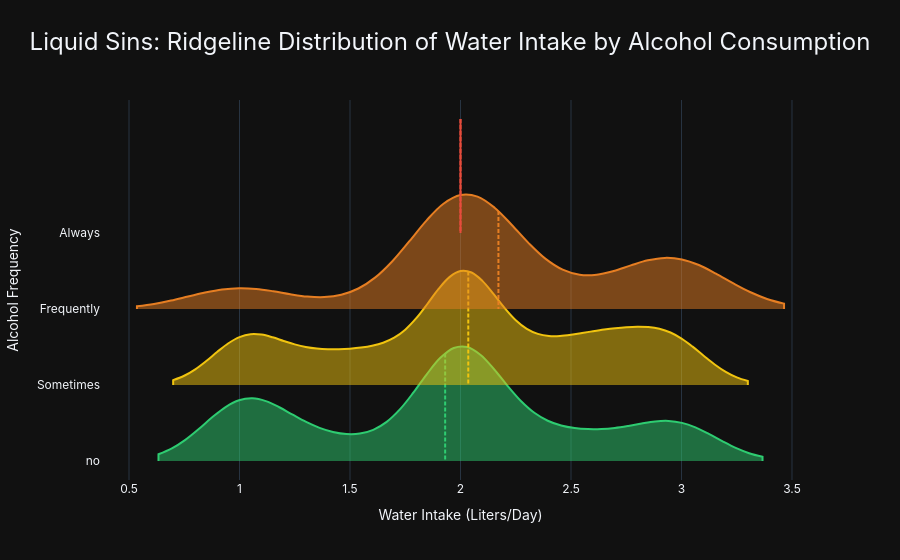

This figure's notebook cell:
### Markdown cell above
## 3. Liquid Sins: Alcohol Consumption vs. Water Intake
Explore whether frequent alcohol consumers (CALC) maintain adequate daily water intake (CH2O).

### Code cell
import plotly.graph_objects as go
import numpy as np

# 3. Liquid Sins: Alcohol vs. Water Intake (Upgraded to Ridgeline Plot)
categories = ['no', 'Sometimes', 'Frequently', 'Always']
colors = ['#2ecc71', '#f1c40f', '#e67e22', '#e74c3c'] # Green to Red palette

fig3 = go.Figure()

for cat, color in zip(categories, colors):
    df_cat = df[df['CALC'] == cat]
    fig3.add_trace(go.Violin(
        x=df_cat['CH2O'],
        line_color=color,
        name=cat,
        orientation='h',
        side='positive',
        width=3,
        points=False,
        meanline_visible=True
    ))

fig3.update_layout(
    title="Liquid Sins: Ridgeline Distribution of Water Intake by Alcohol Consumption",
    xaxis_title="Water Intake (Liters/Day)",
    yaxis_title="Alcohol Frequency",
    template="plotly_dark",
    font_family="Inter",
    title_x=0.5,
    title_font_size=24,
    violingap=0,
    violingroupgap=0,
    violinmode='overlay',
    showlegend=False
)

fig3.update_yaxes(categoryorder='array', categoryarray=categories)

fig3.show()

### Figure 1 — Plotly figure (JSON) as saved in the notebook; plotly's stock layout.template omitted (floating-point values rounded to 4 significant figures; data arrays with more than 128 entries replaced by an {"elided": "..."} marker saying what was removed)
{"data": [{"line": {"color": "#2ecc71"}, "meanline": {"visible": true}, "name": "no", "orientation": "h", "points": false, "side": "positive", "type": "violin", "width": 3, "x": {"elided": "639 float values"}}, {"line": {"color": "#f1c40f"}, "meanline": {"visible": true}, "name": "Sometimes", "orientation": "h", "points": false, "side": "positive", "type": "violin", "width": 3, "x": {"elided": "1401 float values"}}, {"line": {"color": "#e67e22"}, "meanline": {"visible": true}, "name": "Frequently", "orientation": "h", "points": false, "side": "positive", "type": "violin", "width": 3, "x": [2.0, 2.0, 2.0, 2.0, 2.0, 2.0, 2.0, 2.0, 2.0, 3.0, 1.0, 2.0, 3.0, 2.0, 2.0, 2.0, 2.0, 2.0, 3.0, 3.0, 2.0, 2.0, 1.0, 2.0, 2.0, 2.0, 3.0, 3.0, 2.0, 3.0, 2.0, 3.0, 2.0, 2.0, 1.0, 2.0, 1.0, 1.0, 1.0, 2.0, 2.0, 2.0, 1.0, 3.0, 2.0, 2.208, 3.0, 2.426, 2.045, 2.813, 2.782, 2.123, 2.005, 2.21, 1.7, 2.27, 2.0, 1.508, 2.147, 1.931, 3.0, 2.166, 2.457, 3.0, 2.852, 2.185, 2.642, 2.924, 2.691, 2.929]}, {"line": {"color": "#e74c3c"}, "meanline": {"visible": true}, "name": "Always", "orientation": "h", "points": false, "side": "positive", "type": "violin", "width": 3, "x": [2.0]}], "layout": {"font": {"family": "Inter"}, "showlegend": false, "title": {"font": {"size": 24}, "text": "Liquid Sins: Ridgeline Distribution of Water Intake by Alcohol Consumption", "x": 0.5}, "violingap": 0, "violingroupgap": 0, "violinmode": "overlay", "xaxis": {"title": {"text": "Water Intake (Liters/Day)"}}, "yaxis": {"categoryarray": ["no", "Sometimes", "Frequently", "Always"], "categoryorder": "array", "title": {"text": "Alcohol Frequency"}}}}
